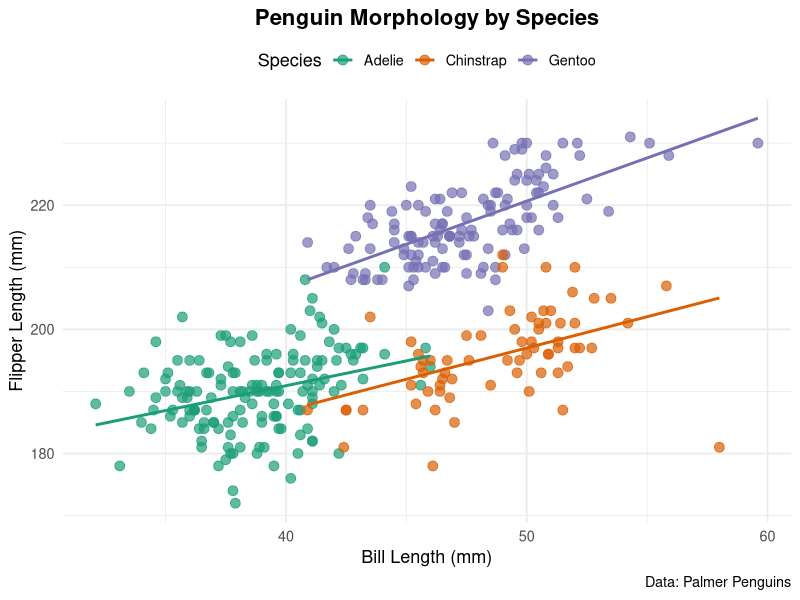

This chart was generated by the following R code:
## ---- chunk 1
suppressPackageStartupMessages(library(tidyverse))
suppressPackageStartupMessages(library(palmerpenguins))
## ---- chunk 2
penguins |>
  drop_na(bill_length_mm, flipper_length_mm, species) |>
  ggplot(aes(x = bill_length_mm, y = flipper_length_mm, color = species)) +
  geom_point(alpha = 0.7, size = 3) +
  geom_smooth(method = "lm", se = FALSE, linewidth = 1) +
  scale_color_brewer(palette = "Dark2") +
  labs(
    title = "Penguin Morphology by Species",
    x = "Bill Length (mm)",
    y = "Flipper Length (mm)",
    color = "Species",
    caption = "Data: Palmer Penguins"
  ) +
  theme_minimal(base_size = 13) +
  theme(
    plot.title = element_text(face = "bold", size = 16, hjust = 0.5),
    plot.subtitle = element_text(hjust = 0.5),
    legend.position = "top"
  )
